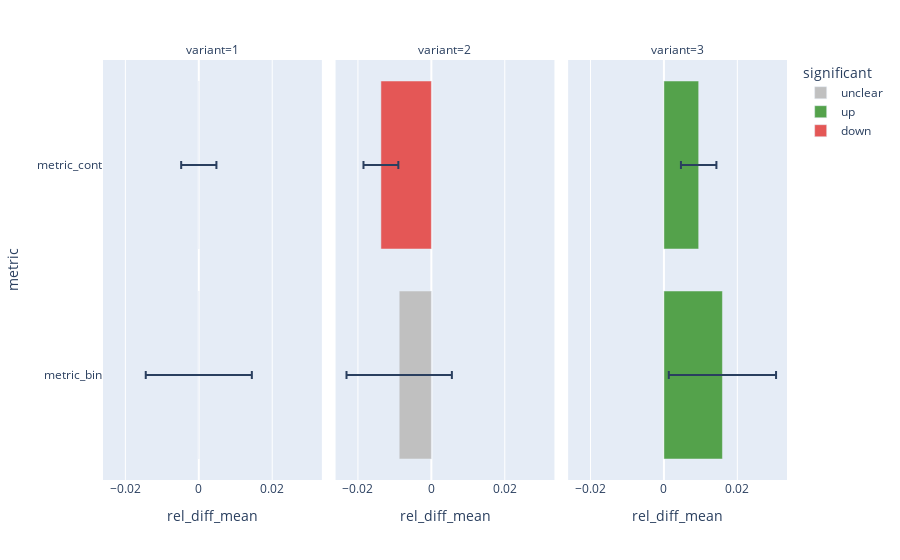
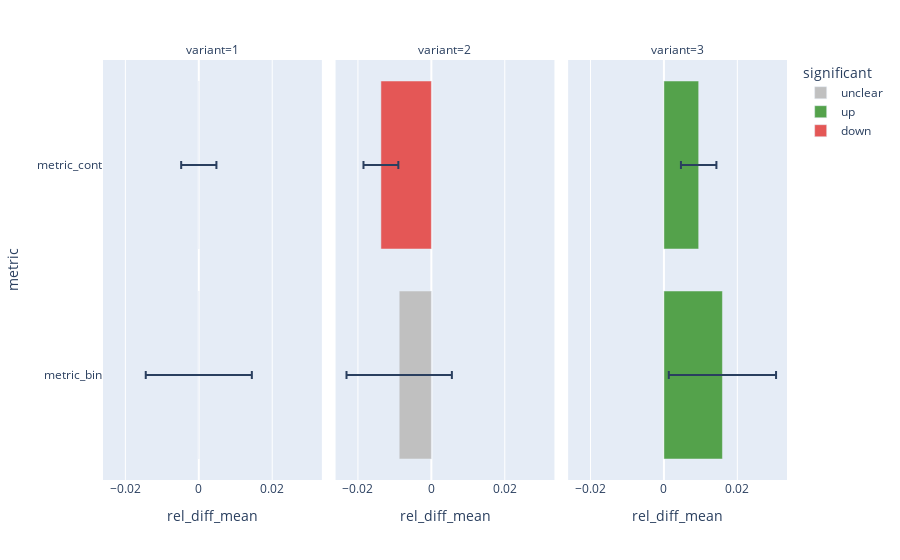

The cell these charts' notebook holds for them, in order:
### Code cell
evaluator.summary_barplot()

### Figure 1 — Plotly figure (JSON) as saved in the notebook; plotly's stock layout.template omitted (floating-point values rounded to 4 significant figures)
{"data": [{"alignmentgroup": "True", "error_x": {"array": [0.01445, 0.0048]}, "hovertemplate": "significant=unclear<br>variant=1<br>rel_diff_mean=%{x}<br>metric=%{y}<extra></extra>", "legendgroup": "unclear", "marker": {"color": "silver", "pattern": {"shape": ""}}, "name": "unclear", "offsetgroup": "unclear", "orientation": "h", "showlegend": true, "textposition": "auto", "type": "bar", "x": [0, 0], "xaxis": "x", "y": ["metric_bin", "metric_cont"], "yaxis": "y"}, {"alignmentgroup": "True", "error_x": {"array": [0.01435]}, "hovertemplate": "significant=unclear<br>variant=2<br>rel_diff_mean=%{x}<br>metric=%{y}<extra></extra>", "legendgroup": "unclear", "marker": {"color": "silver", "pattern": {"shape": ""}}, "name": "unclear", "offsetgroup": "unclear", "orientation": "h", "showlegend": false, "textposition": "auto", "type": "bar", "x": [-0.008763], "xaxis": "x2", "y": ["metric_bin"], "yaxis": "y2"}, {"alignmentgroup": "True", "error_x": {"array": [0.01461, 0.004832]}, "hovertemplate": "significant=up<br>variant=3<br>rel_diff_mean=%{x}<br>metric=%{y}<extra></extra>", "legendgroup": "up", "marker": {"color": "#54A24B", "pattern": {"shape": ""}}, "name": "up", "offsetgroup": "up", "orientation": "h", "showlegend": true, "textposition": "auto", "type": "bar", "x": [0.01594, 0.009469], "xaxis": "x3", "y": ["metric_bin", "metric_cont"], "yaxis": "y3"}, {"alignmentgroup": "True", "error_x": {"array": [0.004746]}, "hovertemplate": "significant=down<br>variant=2<br>rel_diff_mean=%{x}<br>metric=%{y}<extra></extra>", "legendgroup": "down", "marker": {"color": "#E45756", "pattern": {"shape": ""}}, "name": "down", "offsetgroup": "down", "orientation": "h", "showlegend": true, "textposition": "auto", "type": "bar", "x": [-0.01374], "xaxis": "x2", "y": ["metric_cont"], "yaxis": "y2"}], "layout": {"annotations": [{"font": {}, "showarrow": false, "text": "variant=1", "x": 0.16, "xanchor": "center", "xref": "paper", "y": 1, "yanchor": "bottom", "yref": "paper"}, {"font": {}, "showarrow": false, "text": "variant=2", "x": 0.5, "xanchor": "center", "xref": "paper", "y": 1, "yanchor": "bottom", "yref": "paper"}, {"font": {}, "showarrow": false, "text": "variant=3", "x": 0.84, "xanchor": "center", "xref": "paper", "y": 1, "yanchor": "bottom", "yref": "paper"}], "barmode": "relative", "legend": {"title": {"text": "significant"}, "tracegroupgap": 0}, "margin": {"t": 60}, "xaxis": {"anchor": "y", "domain": [0, 0.32], "title": {"text": "rel_diff_mean"}}, "xaxis2": {"anchor": "y2", "domain": [0.34, 0.66], "matches": "x", "title": {"text": "rel_diff_mean"}}, "xaxis3": {"anchor": "y3", "domain": [0.68, 1.0], "matches": "x", "title": {"text": "rel_diff_mean"}}, "yaxis": {"anchor": "x", "domain": [0, 1], "title": {"text": "metric"}}, "yaxis2": {"anchor": "x2", "domain": [0, 1], "matches": "y", "showticklabels": false}, "yaxis3": {"anchor": "x3", "domain": [0, 1], "matches": "y", "showticklabels": false}}}

### Figure 2 — Plotly figure (JSON) as saved in the notebook; plotly's stock layout.template omitted (floating-point values rounded to 4 significant figures)
{"data": [{"alignmentgroup": "True", "error_x": {"array": [0.01445, 0.0048]}, "hovertemplate": "significant=unclear<br>variant=1<br>rel_diff_mean=%{x}<br>metric=%{y}<extra></extra>", "legendgroup": "unclear", "marker": {"color": "silver", "pattern": {"shape": ""}}, "name": "unclear", "offsetgroup": "unclear", "orientation": "h", "showlegend": true, "textposition": "auto", "type": "bar", "x": [0, 0], "xaxis": "x", "y": ["metric_bin", "metric_cont"], "yaxis": "y"}, {"alignmentgroup": "True", "error_x": {"array": [0.01435]}, "hovertemplate": "significant=unclear<br>variant=2<br>rel_diff_mean=%{x}<br>metric=%{y}<extra></extra>", "legendgroup": "unclear", "marker": {"color": "silver", "pattern": {"shape": ""}}, "name": "unclear", "offsetgroup": "unclear", "orientation": "h", "showlegend": false, "textposition": "auto", "type": "bar", "x": [-0.008763], "xaxis": "x2", "y": ["metric_bin"], "yaxis": "y2"}, {"alignmentgroup": "True", "error_x": {"array": [0.01461, 0.004832]}, "hovertemplate": "significant=up<br>variant=3<br>rel_diff_mean=%{x}<br>metric=%{y}<extra></extra>", "legendgroup": "up", "marker": {"color": "#54A24B", "pattern": {"shape": ""}}, "name": "up", "offsetgroup": "up", "orientation": "h", "showlegend": true, "textposition": "auto", "type": "bar", "x": [0.01594, 0.009469], "xaxis": "x3", "y": ["metric_bin", "metric_cont"], "yaxis": "y3"}, {"alignmentgroup": "True", "error_x": {"array": [0.004746]}, "hovertemplate": "significant=down<br>variant=2<br>rel_diff_mean=%{x}<br>metric=%{y}<extra></extra>", "legendgroup": "down", "marker": {"color": "#E45756", "pattern": {"shape": ""}}, "name": "down", "offsetgroup": "down", "orientation": "h", "showlegend": true, "textposition": "auto", "type": "bar", "x": [-0.01374], "xaxis": "x2", "y": ["metric_cont"], "yaxis": "y2"}], "layout": {"annotations": [{"font": {}, "showarrow": false, "text": "variant=1", "x": 0.16, "xanchor": "center", "xref": "paper", "y": 1, "yanchor": "bottom", "yref": "paper"}, {"font": {}, "showarrow": false, "text": "variant=2", "x": 0.5, "xanchor": "center", "xref": "paper", "y": 1, "yanchor": "bottom", "yref": "paper"}, {"font": {}, "showarrow": false, "text": "variant=3", "x": 0.84, "xanchor": "center", "xref": "paper", "y": 1, "yanchor": "bottom", "yref": "paper"}], "barmode": "relative", "legend": {"title": {"text": "significant"}, "tracegroupgap": 0}, "margin": {"t": 60}, "xaxis": {"anchor": "y", "domain": [0, 0.32], "title": {"text": "rel_diff_mean"}}, "xaxis2": {"anchor": "y2", "domain": [0.34, 0.66], "matches": "x", "title": {"text": "rel_diff_mean"}}, "xaxis3": {"anchor": "y3", "domain": [0.68, 1.0], "matches": "x", "title": {"text": "rel_diff_mean"}}, "yaxis": {"anchor": "x", "domain": [0, 1], "title": {"text": "metric"}}, "yaxis2": {"anchor": "x2", "domain": [0, 1], "matches": "y", "showticklabels": false}, "yaxis3": {"anchor": "x3", "domain": [0, 1], "matches": "y", "showticklabels": false}}}
